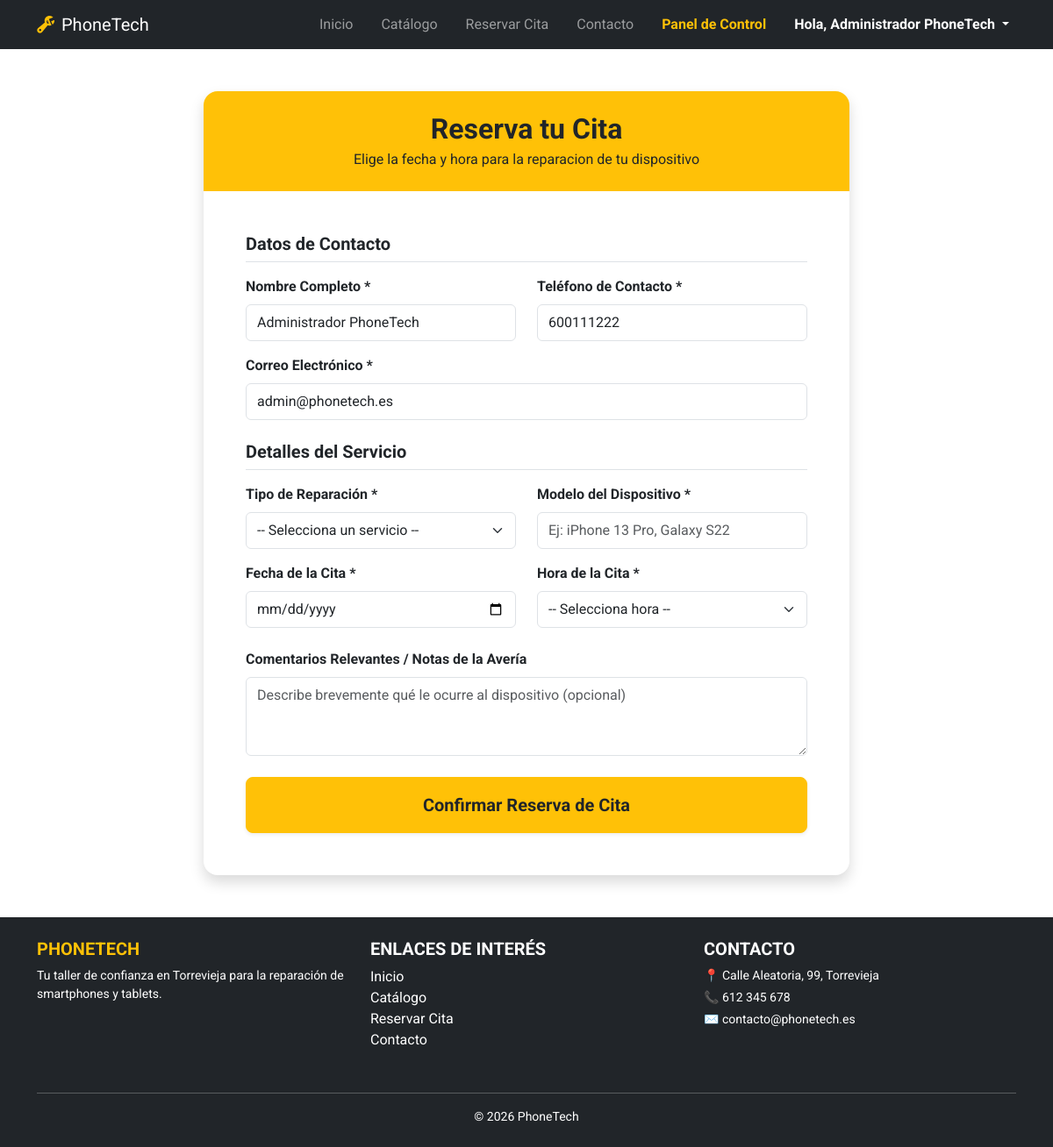
/reservar (signed in), run on the app's committed database.
### tables this page shows
CREATE TABLE IF NOT EXISTS usuarios (
    id INT AUTO_INCREMENT PRIMARY KEY,
    nombre VARCHAR(100) NOT NULL,
    email VARCHAR(150) UNIQUE NOT NULL,
    password VARCHAR(255) NOT NULL,
    telefono VARCHAR(20) NOT NULL,
    rol ENUM('cliente', 'admin') DEFAULT 'cliente',
    created_at TIMESTAMP DEFAULT CURRENT_TIMESTAMP
);

### src/Models/UsuarioModel.php (called while the page is built, shortened)
<?php
class UsuarioModel {
    private $conexion;
    public function __construct($db) {
        $this->conexion = $db;
    }
    public function obtenerPorId($id) {
        $sql = "SELECT id, nombre, email, password, telefono, rol FROM usuarios WHERE id = :id LIMIT 1";
        $stmt = $this->conexion->prepare($sql);
        $stmt->bindParam(':id', $id, PDO::PARAM_INT);
        $stmt->execute();
        return $stmt->fetch(PDO::FETCH_ASSOC);
    }
}

### src/Views/reservar.php (the view, shortened to what this page needs)
<?php
require_once __DIR__ . '/components/header.php';
$database = new Database();
$db = $database->obtenerConexion();
$reservaCreada = false;
$datos = [
    'nombre_noregistrado' => '',
    'email_noregistrado' => '',
    'telefono_noregistrado' => '',
    'dispositivo_modelo' => '',
    'servicio_id' => '',
    'fecha_hora' => '',
    'fecha' => '',
    'hora' => '',
    'comentarios' => ''
];
if (isset($_SESSION['usuario_id'])) {
    $usuarioModel = new UsuarioModel($db);
    $usuarioInfo = $usuarioModel->obtenerPorId($_SESSION['usuario_id']);
    if ($usuarioInfo) {
        $datos['nombre_noregistrado'] = $usuarioInfo['nombre'];
        $datos['email_noregistrado'] = $usuarioInfo['email'];
        $datos['telefono_noregistrado'] = $usuarioInfo['telefono'];
    }
}
?>
<div class="container my-5">
    <div class="row justify-content-center">
        <div class="col-lg-8">
            <div class="card shadow border-0 rounded-4 overflow-hidden">
                <div class="bg-warning text-dark py-4 text-center">
                    <h2 class="fw-bold mb-1">Reserva tu Cita</h2>
                    <p class="mb-0 text-dark-50">Elige la fecha y hora para la reparacion de tu dispositivo</p>
                </div>
                <div class="card-body p-4 p-md-5">
                    <?php if ($reservaCreada): ?>
                        <div class="text-center py-4">
                            <h3 class="fw-bold text-dark mb-3">Cita Reservada con éxito</h3>
                            <p class="text-muted mb-4">
                                Hemos registrado tu solicitud de cita para reparar tu <strong><?php echo htmlspecialchars($datos['dispositivo_modelo']); ?></strong>.
                                Te esperamos el día <strong><?php echo date('d/m/Y \a \l\a\s H:i', strtotime($datos['fecha_hora'])); ?></strong>
                            </p>
                            <div class="border rounded p-3 mb-4 bg-light text-start">
                                <h6 class="fw-bold text-dark mb-2">Detalles del contacto:</h6>
                                <p class="mb-1"><strong>Nombre:</strong> <?php echo htmlspecialchars($datos['nombre_noregistrado']); ?></p>
                                <p class="mb-1"><strong>Teléfono:</strong> <?php echo htmlspecialchars($datos['telefono_noregistrado']); ?></p>
                                <p class="mb-1"><strong>Correo:</strong> <?php echo htmlspecialchars($datos['email_noregistrado']); ?></p>
                                <?php if (!empty($datos['comentarios'])): ?>
                                    <p class="mb-0 mt-2 border-top pt-2"><strong>Notas sobre la avería:</strong><br><?php echo nl2br(htmlspecialchars($datos['comentarios'])); ?></p>
                                <?php endif; ?>
                            </div>
                            <a href="/catalogo" class="btn btn-warning fw-bold text-dark px-4 py-2 shadow-sm">Volver al Catálogo</a>
                        </div>
                    <?php else: ?>
                        <form action="" method="POST" id="form-reserva" class="needs-validation" novalidate>
                            <h5 class="fw-bold text-dark mb-3 border-bottom pb-2">Datos de Contacto</h5>
                            <div class="row mb-3">
                                <div class="col-md-6 mb-3 mb-md-0">
                                    <label for="nombre" class="form-label fw-bold">Nombre Completo *</label>
                                    <input type="text" class="form-control py-2" id="nombre" name="nombre" value="<?php echo htmlspecialchars($datos['nombre_noregistrado']); ?>" required placeholder="Introduce tu nombre">
                                </div>
                                <div class="col-md-6">
                                    <label for="telefono" class="form-label fw-bold">Teléfono de Contacto *</label>
                                    <input type="tel" class="form-control py-2" id="telefono" name="telefono" value="<?php echo htmlspecialchars($datos['telefono_noregistrado']); ?>" required placeholder="Ej: 600000000">
                                </div>
                            </div>
                            <div class="mb-4">
                                <label for="email" class="form-label fw-bold">Correo Electrónico *</label>
                                <input type="email" class="form-control py-2" id="email" name="email" value="<?php echo htmlspecialchars($datos['email_noregistrado']); ?>" required placeholder="ejemplo@correo.com">
                            </div>
                            <h5 class="fw-bold text-dark mb-3 border-bottom pb-2">Detalles del Servicio</h5>
                            <div class="row mb-3">
                                <div class="col-md-6 mb-3 mb-md-0">
                                    <label for="servicio_id" class="form-label fw-bold">Tipo de Reparación *</label>
                                    <select class="form-select py-2" id="servicio_id" name="servicio_id" required>
                                        <option value="">-- Selecciona un servicio --</option>
                                    </select>
                                </div>
                                <div class="col-md-6">
                                    <label for="dispositivo" class="form-label fw-bold">Modelo del Dispositivo *</label>
                                    <input type="text" class="form-control py-2" id="dispositivo" name="dispositivo" value="<?php echo htmlspecialchars($datos['dispositivo_modelo']); ?>" required placeholder="Ej: iPhone 13 Pro, Galaxy S22">
                                </div>
                            </div>
                             <div class="row mb-4">
                                 <div class="col-md-6 mb-3 mb-md-0">
                                     <label for="fecha" class="form-label fw-bold">Fecha de la Cita *</label>
                                     <input type="date" class="form-control py-2" id="fecha" name="fecha" value="<?php echo htmlspecialchars($datos['fecha']); ?>" required>
                                 </div>
                                 <div class="col-md-6">
                                     <label for="hora" class="form-label fw-bold">Hora de la Cita *</label>
                                     <select class="form-select py-2" id="hora" name="hora" required>
                                         <option value="">-- Selecciona hora --</option>
                                     </select>
                                 </div>
                             </div>
                             <div class="mb-4">
                                 <label for="comentarios" class="form-label fw-bold">Comentarios Relevantes / Notas de la Avería</label>
                                 <textarea class="form-control py-2" id="comentarios" name="comentarios" rows="3" placeholder="Describe brevemente qué le ocurre al dispositivo (opcional)"><?php echo htmlspecialchars($datos['comentarios']); ?></textarea>
                             </div>
                             <button type="submit" class="btn btn-warning btn-lg w-100 fw-bold text-dark py-3 shadow-sm">Confirmar Reserva de Cita</button>
                        </form>
                    <?php endif; ?>
                </div>
            </div>
        </div>
    </div>
</div>
<?php
require_once __DIR__ . '/components/footer.php';
?>

### public/css/main.css (style rules this page uses)
html, body { height: 100%; }
body { display: flex; flex-direction: column; min-height: 100vh; font-family: 'Roboto', sans-serif; }

### data on the page
usuarios: nombre "Administrador PhoneTech", telefono "600111222", email "admin@phonetech.es"

### other printed values
$_SESSION['usuario_nombre'] "Administrador PhoneTech"
